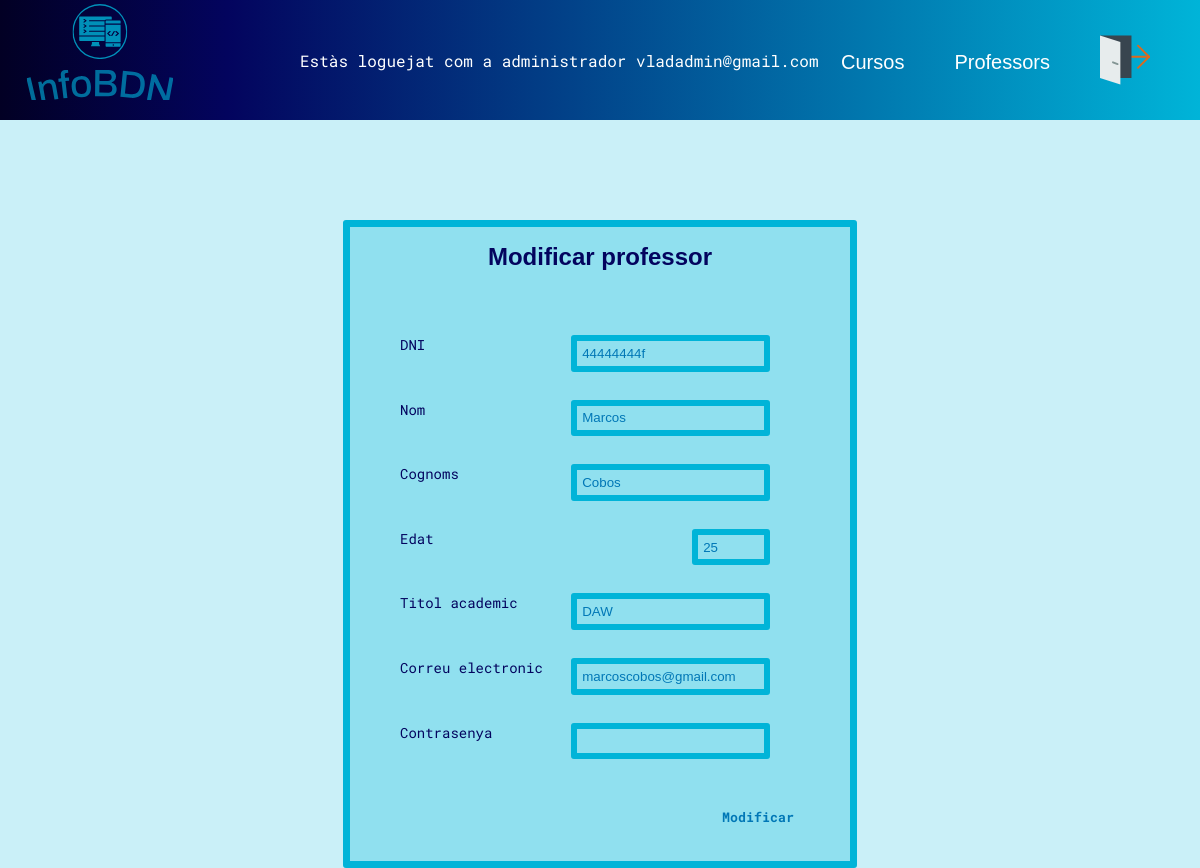
Screenshot of /InfoBDN/edit_prof.php?dni=44444444f (signed in) with the database file from the repository.
### tables this page shows
CREATE TABLE `professor` (
  `DNI` varchar(12) NOT NULL,
  `Nom` varchar(20) NOT NULL,
  `Cognoms` varchar(20) NOT NULL,
  `Edat` int(2) NOT NULL DEFAULT 30,
  `Titol_academic` varchar(20) NOT NULL,
  `Foto` varchar(255) NOT NULL,
  `Mail` varchar(55) NOT NULL,
  `Actiu` varchar(2) NOT NULL DEFAULT 'si',
  `password` varchar(55) NOT NULL
);

### InfoBDN/edit_prof.php (the view, shortened to what this page needs)
<!DOCTYPE html>
<html lang="ca">
<head>
    <link rel="stylesheet" href="style.css">
</head>
<body>
    <?php
    include "functions.php";
    $bddcon = getBddConn();
    if (isset($_SESSION["email"]) && $_SESSION["role"] == "admin") {
        if ($_POST) {
            $dni = $_POST['dni'];
            $nom = $_POST['nom'];
            $cognoms = $_POST['cognoms'];
            $edat = $_POST['edat'];
            $titol = $_POST['titol'];
            $email = $_POST['correu'];
            $password = $_POST['password'];
            $md5pass = md5($password);
            $sql = "UPDATE professor SET Nom='$nom', Cognoms='$cognoms', Edat='$edat', Titol_academic='$titol', Mail='$email', password='$md5pass' WHERE DNI LIKE '$dni'";
            $consulta = mysqli_query($bddcon, $sql);
            if (!$consulta) {
                echo mysqli_error($bddcon) . "<br>";
                echo "Error querry no valida " . $sql;
                echo "Redirigint..";
                echo "<META HTTP-EQUIV='REFRESH' CONTENT='3;URL=profs_admin.php'>";
            } else {
                echo "Professor modificat exitosament!!!";
                echo "<META HTTP-EQUIV='REFRESH' CONTENT='3;URL=profs_admin.php'>";
            }
        } else {
            if ($_REQUEST['dni']) {
                $dni = $_REQUEST['dni'];
                $sql = "SELECT * FROM professor WHERE DNI LIKE '$dni'";
                $consulta = mysqli_query($bddcon, $sql);
                if (!$consulta) {
                    echo mysqli_error($bddcon) . "<br>";
                    echo "Error querry no valida " . $sql;
                    echo "Redirigint..";
                    echo "<META HTTP-EQUIV='REFRESH' CONTENT='3;URL=profs_admin.php'>";
                } else {
                    $prof = mysqli_fetch_assoc($consulta);
                    echo "<form class='big_form form' action='edit_prof.php' ENCTYPE='multipart/form-data' method='post'>
                        <h1> Modificar professor </h1>
                        <p>DNI<input type='text' name='dni' id='dni' value='" . $prof['DNI'] . "' readonly></p>
                        <p>Nom<input required type='text' name='nom' id='nom' value='" . $prof['Nom'] . "'></p>
                        <p>Cognoms<input required type='text' name='cognoms' id='cognoms' value='" . $prof['Cognoms'] . "'></p>
                        <p>Edat<input required type='number' name='edat' id='edat' max='100' min='18' value='" . $prof['Edat'] . "'></p>
                        <p>Titol academic<input required type='text' name='titol' id='titol' value='" . $prof['Titol_academic'] . "'></p>
                        <p>Correu electronic<input required type='email' name='correu' id='correu' value='" . $prof['Mail'] . "'></p>
                        <p>Contrasenya<input required type='password' name='password' id='password'></p>
                        <p><button class='submit_button' type='submit'>Modificar</button></p>
                        </form>";
                }
            } else {
                echo "No hem pogut obtenir el DNI del professor";
                echo "<META HTTP-EQUIV='REFRESH' CONTENT='3;URL=profs_admin.php'>";
            }
        }
    } else {
        echo "<p>Has d'estar valiat per veure aquesta pàgina</p>";
        echo "<META HTTP-EQUIV='REFRESH' CONTENT='3;URL=index.php'>";
    }
    ?>
</body>
</html>

### InfoBDN/style.css (style rules this page uses)
body { background-color: #caf0f8; display: flex; flex-direction: column; align-items: center; margin: 0; font-family: 'Roboto Mono'; color: #0077b6; }
.form { font-size: 14px; margin-top: 100px; width: 300px; display: flex; flex-direction: column; align-items: center; margin-left: auto; margin-right: auto; background-color: #90e0ef; color: #03045e; border: 7px solid #00b4d8; border-radius: 3px; }
h1 { font-family: 'Fengardo Neue', sans-serif; font-size: 24px; margin-bottom: 50px; }
input { border: 6px solid #00b4d8; border-radius: 3px; background-color: #90e0ef; color: #0077b6; padding: 0.3rem; }
.submit_button { background-color: #90e0ef; color: #0077b6; border: none; font-family: 'Roboto Mono'; font-weight: bolder; margin-left: 80px; }
.big_form { width: 500px; }
.big_form>p { width: 100%; padding-left: 20%; }
.big_form>p>input { float: right; margin-right: 130px; }
.big_form>p>.submit_button { float: right; margin-right: 100px; margin-top: 20px; margin-bottom: 20px; }

### rows the page displays
professor: dni "44444444f", nom "Marcos", cognoms "Cobos", edat "25", titol "DAW", correu "marcoscobos@gmail.com"

### other values shown
$_SESSION['email'] "vladadmin@gmail.com"
